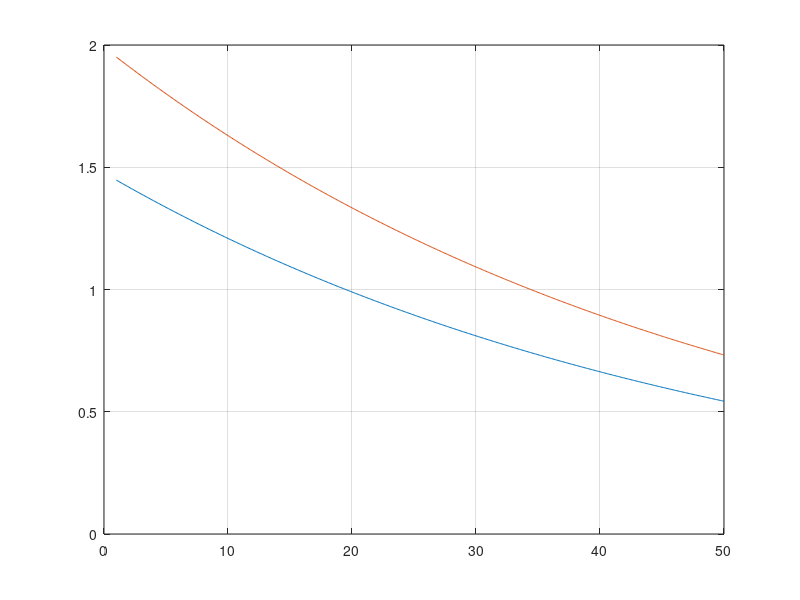
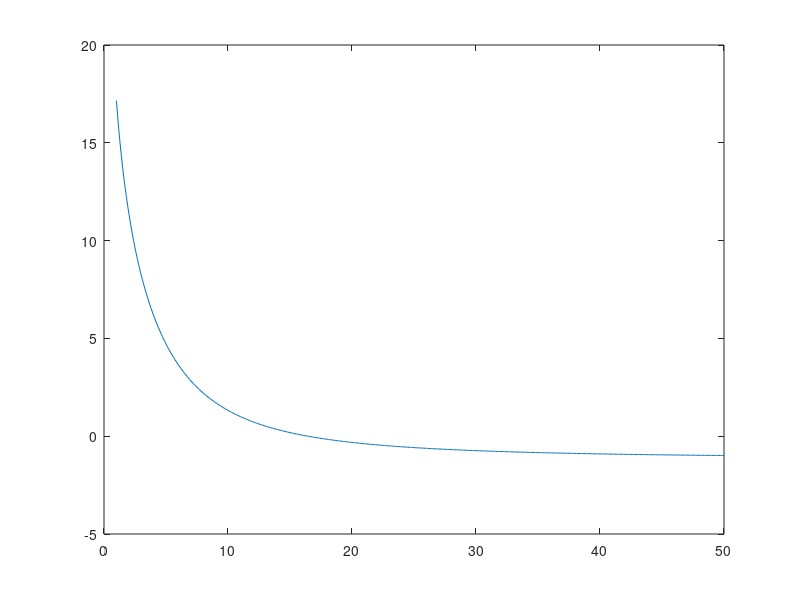

Source code (MATLAB) for these figures, in order: (Note: this script raises an error after producing the figures.)
clc
close all
clear
%% clarity
V = 18000;
T = 2;

r = 1:0.1:50;

E_direct = 100./r.^2;

E_early = (31200*T/V)*exp(-0.04.*r./T)*(1-exp(-1.11/T));

E_late = (31200*T/V)*exp(-0.04.*r./T)*exp(-1.11/T);

C_80 = 10*log10((E_direct+E_early)./E_late);

%% strength

A = 0.163*V/T;      % equivilant absorption area
Q = 1;              % directivity
delta = 6.91/T;     % decay
c = 340;            % speed of sound
dir = Q./(4*pi*r.^2);
diff = 4/A * exp(-2*delta*r./c);
ref = Q/(4*pi*10^2);

G = 10*log10((dir + diff)./ref);

%% absorption layer
f = 1:500;
c = 340;
lambda = c./f;

abs = lambda./4;

%% reverb time and absorption of audience and seats

% All tables are for the octave bands from 125 Hz to 4 kHz

f_oct = [125 250 500 1000 2000 4000];

area_peraudiencemember = 0.5*0.55;                  % area per seat

area_audience = 2300 * area_peraudiencemember;      % area of whole audience

L_facade = [73 75 80 66 54 50];                     % SPL at facade
NC_20 = [40	33	26	22	19	17];                    % noise requirement in concert hall
abs_seated = [0.62 0.72 0.8 0.83 0.84 0.85];        % absorption coeff seated
abs_empty = [0.54 0.62 0.68 0.7 0.68 0.66];         % absorption coeff empty
att_coeff = [0 0 0.0024 0.0042 0.0089 0.0262];      % attanuation coeff

T_60_calc_seated = 24*log(10)*V./(c*(4*att_coeff*V - area_audience*log(1-abs_seated)));
T_60_calc_empty = 24*log(10)*V./(c*(4*att_coeff*V - area_audience*log(1-abs_empty)));

%% plots
figure(1)
plot(r, E_early)
hold on 
grid on
plot(r, E_late)

figure(2)
plot(r, C_80)
thickenall_big;
grid on
xlabel('Distance r in m')
ylabel('Clarity C_{80} in dB')
ylim([-5 20])

figure(3)
plot(r, G)
thickenall_big;
grid on 
xlabel('Distance r in m')
ylabel('Strength G in dB')
xlim([0 40])
ylim([-5 20])

figure(4)
semilogx(f_oct, T_60_calc_empty)
hold on
grid on
semilogx(f_oct, T_60_calc_seated)
thickenall_big;
xticks(f_oct);
xticklabels({'125', '250', '500', '1k', '2k', '4k'})
xlim([0 5000])
ylim([0 4])
xlabel('f in Hz')
ylabel('T_{60} in s')
legend('empty','seated')

